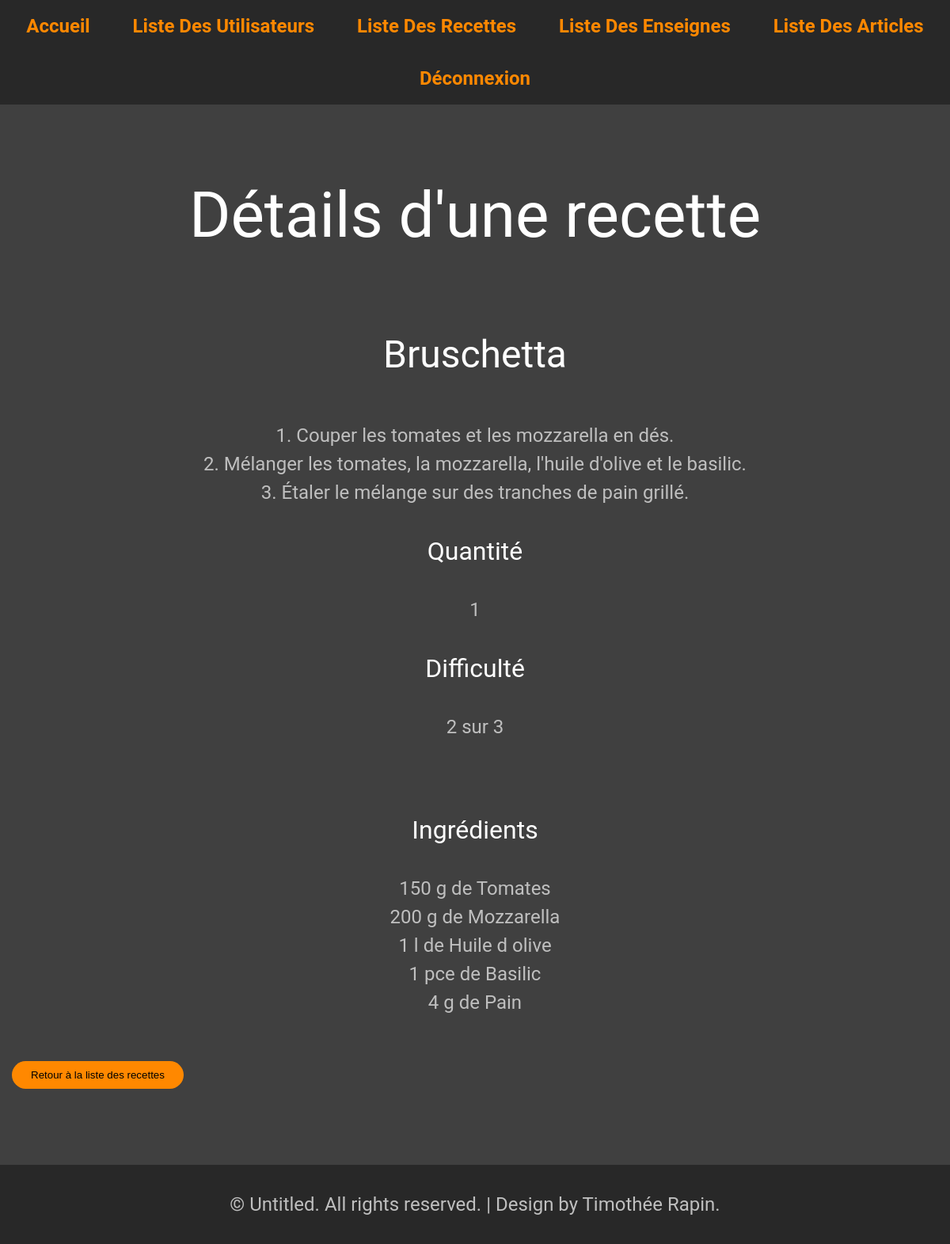
The app's page /Code/index.php?action=foodDetails&id=2 (signed in) with its own data.
### tables this page shows
CREATE TABLE IF NOT EXISTS `foods_has_articles` (
  `id` INT NOT NULL AUTO_INCREMENT,
  `quantity` INT NOT NULL,
  `foods_id` INT NOT NULL,
  `articles_id` INT NOT NULL,
  INDEX `fk_foods_has_articles_articles1_idx` (`articles_id` ASC) VISIBLE,
  INDEX `fk_foods_has_articles_foods1_idx` (`foods_id` ASC) VISIBLE,
  PRIMARY KEY (`id`),
  CONSTRAINT `fk_foods_has_articles_foods1`
    FOREIGN KEY (`foods_id`)
    REFERENCES `foods` (`id`)
    ON DELETE NO ACTION
    ON UPDATE NO ACTION,
  CONSTRAINT `fk_foods_has_articles_articles1`
    FOREIGN KEY (`articles_id`)
    REFERENCES `articles` (`id`)
    ON DELETE NO ACTION
    ON UPDATE NO ACTION);

CREATE TABLE IF NOT EXISTS `articles` (
  `id` INT NOT NULL AUTO_INCREMENT,
  `name` VARCHAR(30) NOT NULL,
  `quantity` INT NOT NULL,
  `description` VARCHAR(150) NULL,
  `unity` ENUM('g', 'kg', 'ml', 'cl', 'l', 'pce') NULL,
  PRIMARY KEY (`id`),
  INDEX `UniqueArticle` (`name` ASC, `quantity` ASC) VISIBLE);

### Code/Controller/foods.php (called while the page is built, shortened)
<?php
require_once "Model/foodsManager.php";
function foodDetails($data)
{
    $food = getFoodDetails($data['id']);
    require_once 'View/foodDetails.php';
}

### Code/Model/foodsManager.php (called while the page is built, shortened)
<?php
require_once "dbConnector.php";
function getFoodDetails($id){
    $strSeparator = "'";
    $query = "SELECT foods.id, foods.name, foods.nbPersons, foods.time, foods.difficulty, foods.instruction, foods.type, articles.id AS articlesId, articles.name AS articles, foods_has_articles.quantity, articles.unity
                FROM foods
                LEFT JOIN foods_has_articles ON foods.id = foods_has_articles.foods_id
                LEFT JOIN articles ON foods_has_articles.articles_id = articles.id
                WHERE foods.id = " . $strSeparator . $id . $strSeparator . ";";
    $queryResult = executeQuerySelect($query);
    $articles = array();
    foreach ($queryResult as $row) {
        $articleId = $row['id'];
        if (!isset($articles[$articleId])) {
            $articles[$articleId] = array(
                'id' => $row['id'],
                'name' => $row['name'],
                'nbPersons' => $row['nbPersons'],
                'difficulty' => $row['difficulty'],
                'instruction' => $row['instruction'],
                'type' => $row['type'],
                'articles' => array()
            );
        }
        $articles[$articleId]['articles'][$row['articlesId']] = array(
            'articles' => $row['articles'],
            'quantity' => $row['quantity'],
            'unity' => $row['unity']
        );
    }
    $food = $articles[$id];
    return $food;
}

### Code/Model/dbConnector.php (called while the page is built, shortened)
<?php
function executeQuerySelect($query)
{
    $queryResult = null;
    $dbConnexion = openDBConnexion();
    if ($dbConnexion != null) {
        $statement = $dbConnexion->prepare($query);
        $statement->execute();
        $queryResult = $statement->fetchAll();
    }
    return $queryResult;
}
function openDBConnexion()
{
    $tempDBConnexion = null;
    $sqlDriver = 'mysql';
    $hostname = 'localhost';
    $port = 3306;
    $charset = 'utf8';
    $dbName = 'gesrep_trn_TPI';
    $userName = 'gesrep_trn_TPI';
    $userPsw = '6@aP7qkR8^hn';
    $dsn = $sqlDriver . ':host=' . $hostname . ';dbname=' . $dbName . ';port=' . $port . ';charset=' . $charset;
    try {
        $tempDBConnexion = new PDO($dsn, $userName, $userPsw);
    } catch (PDOException $exception) {
        echo 'Connection failed' . $exception->getMessage();
    }
    return $tempDBConnexion;
}

### Code/View/foodDetails.php (the view, shortened to what this page needs)
<main id="page" class="container">
    <h1>Détails d'une recette</h1>
    <h2><?=$food['name']; ?></h2>
    <p class="center"><?=$food['instruction']; ?></p>
    <h3>Quantité</h3>
    <p class="center"><?=$food['nbPersons']; ?></p>
    <h3>Difficulté</h3>
    <p class="center"><?=$food['difficulty'] . " sur 3"; ?></p>
    <br>
    <h3>Ingrédients</h3>
    <p class="center">
        <?php foreach ($food['articles'] as $article): ?>
                <a href="index.php?action=articleDetails&id=<?=$article; ?>">
                    <?=$article['quantity'] . " " . $article['unity'] . " de " . $article['articles']; ?>
                </a><br>
        <?php endforeach; ?>
    </p>
        <br>
    <a href="index.php?action=foodsList">
        <button>Retour à la liste des recettes</button>
    </a>
    <br>
</main>
<?php
require 'gabarit.php';
?>

### Code/View/Contents/CSS/style.css (style rules this page uses)
:root { --text-dark: #000000; --text-dark-gray: #404040; --text-light-gray: #BFBFBF; --text-light: #FFFFFF; --danger-dark: #CC0000; --danger: #FF4444; --warning-dark: #FF8800; --warning: #FFBB33; --success-dark: #007E33; --success: #00C851; --information-dark: #0099CC; --information: #33B5E5; --main-dark: #282828; --main: #404040; --main-light: #606060; --primary-dark: #AA5500; --primary: #FF8800; --primary-light: #FFAA55; --secondary-dark: #00CBCC; --secondary: #00FFFF; --secondary-light: #72FFFF; }
body { position: relative; min-height: 100vh; margin: 0; padding: 0; padding-bottom: 10rem; background: var(--main); color: var(--text-light-gray); font-family: 'Roboto', Arial, Helvetica, sans-serif; font-size: 24px; overflow-x: hidden; line-height: 1.5; }
h1 { text-align: center; font-size: 5rem; margin: 5rem; color: var(--text-light); }
h2 { text-align: center; font-size: 3rem; margin: 3rem; color: var(--text-light); }
h3 { text-align: center; font-size: 2rem; margin: 2rem; color: var(--text-light); }
a { color: var(--primary); }
p { margin: 3rem; font-size: 1.5rem; }
.container { max-width: 1200px; margin: 0 auto; padding: 0 15px; }
button { border-radius: 100px; background-color: var(--primary); color: #000000; width: fit-content; display: flex; flex-direction: column; justify-content: center; align-items: center; padding: 10px 24px; gap: 10px; }
.center { display: block; text-align: center; margin: 20px auto; }

### records on screen
foods_has_articles: quantity "150", articles.unity "g", articles.name "Tomates"
foods_has_articles: quantity "200", articles.unity "g", articles.name "Mozzarella"
foods_has_articles: quantity "1", articles.unity "l", articles.name "Huile d olive"
foods_has_articles: quantity "1", articles.unity "pce", articles.name "Basilic"
foods_has_articles: quantity "4", articles.unity "g", articles.name "Pain"

### other values on screen
$food['name'] "Bruschetta"
$food['instruction'] "1. Couper les tomates et les mozzarella en dés. 2. Mélanger les tomates, la mozzarella, l'huile d'olive et le basilic. 3. Étaler le mélange sur des tranches de pain grillé."
$food['nbPersons'] "1"
$food['difficulty'] "2"
